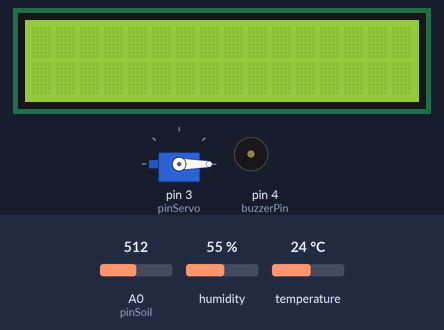
The sketch below on a simulated Arduino Uno, built with avr-gcc and run on an emulated ATmega328P. Parts: 16×2 character LCD, servo, buzzer (waves = sounding). The test bench sets the inputs (shaded band); at power-on: humidity 55 %, A0 (pinSoil) = 512, temperature 24 °C. What the sketch prints to the serial monitor is not drawn.

Above: at 1.2 s.
1.3 s: humidity set to 69 %
At 4.5 s:
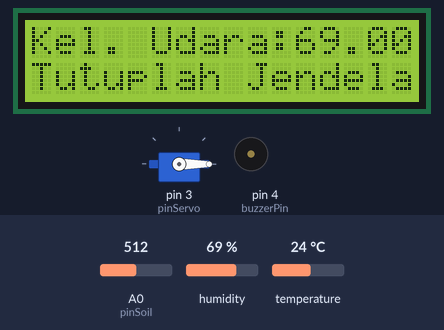
5.6 s: humidity set to 72 %
At 9.3 s:
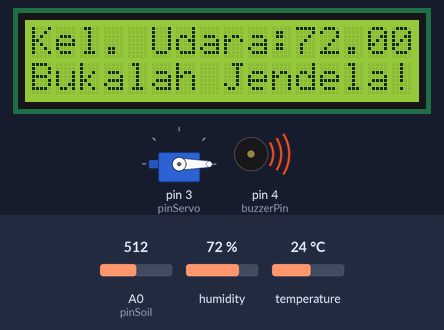
9.7 s: A0 (pinSoil) set to 908
12.5 s: A0 (pinSoil) set to 929
At 15.1 s:
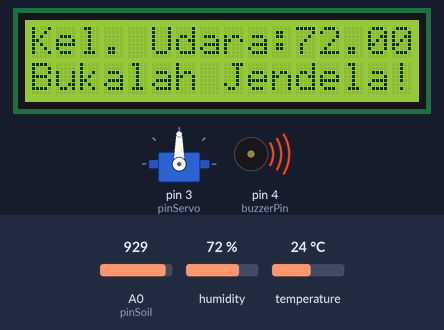
15.9 s: humidity set to 22 %
At 19.0 s:
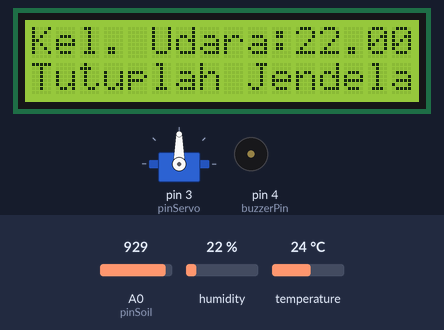
Timing chart, 0 to 20.5 s (numbered marks = the images above; inputs shaded):
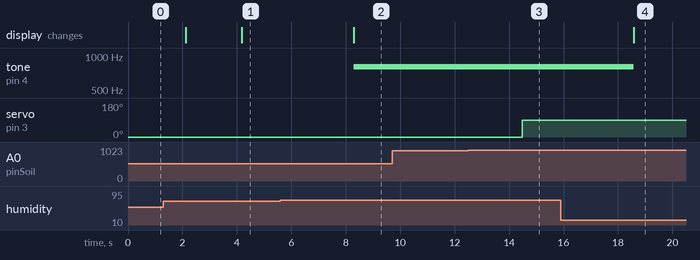

Measured:
- the behaviour switches between 70 and 71 % on humidity (found by bisection; images 1 and 2)
- the behaviour switches between 920 and 921 on A0 (pinSoil) (found by bisection; images 2 and 3)
- after the input at 1.3 s, the display: first differs from a run without the input after 2.9 s (image 1)
- after the input at 5.6 s, tone on pin 4 (buzzerPin): silent → 800 Hz after 2.7 s; the display: changes after 2.7 s (image 2)
- after the input at 9.7 s, every drawn part: stays the same
- after the input at 12.5 s, servo on pin 3 (pinServo): 0° → 90° after 2.0 s
- after the input at 15.9 s, tone on pin 4 (buzzerPin): 800 Hz → silent after 2.7 s; the display: changes after 2.7 s (image 4)

The sketch:

SmartFraming.ino
```cpp
#include <Servo.h>
#include <DHT.h>
#include <LiquidCrystal_I2C.h>

#define DHTPIN 5
const int pinServo = 3;
const int pinSoil = A0;
#define DHTTYPE DHT11
DHT dht(DHTPIN, DHTTYPE);
Servo myservo;
LiquidCrystal_I2C lcd(0x27, 16, 2);
#define buzzerPin 4

void setup() {
  lcd.backlight();
  Serial.begin(9600);
  dht.begin();
  lcd.init();
  myservo.attach(pinServo);
  myservo.write(0);
}

void loop() {
  float pembacaan = analogRead(pinSoil);
  float kelembapanTanah = (100 - ((pembacaan/1023.00)*100));
  float kelembapanUdara = dht.readHumidity();
  Serial.print("Kelembapan tanah: ");
  Serial.println(kelembapanTanah);
  Serial.print("Kelembapan udara: ");
  Serial.println(kelembapanUdara);

  if (kelembapanTanah < 10){
    myservo.write(90);
    Serial.println("Kran terbuka");
  } else {
    myservo.write(0);
    Serial.println("Kran tertutup");
  }

  delay(2000);
  lcd.setCursor(0,0);

  if (kelembapanUdara > 70){
    lcd.print("Kel. Udara:");
    lcd.print(kelembapanUdara);
    lcd.print((char)223);
    lcd.setCursor(0, 1);
    lcd.print("Bukalah Jendela!");
    tone(buzzerPin, 800);
  } else {
    lcd.print("Kel. Udara:");
    lcd.print(kelembapanUdara);
    lcd.print((char)223);
    lcd.setCursor(0, 1);
    lcd.print("Tutuplah Jendela!");
    noTone(buzzerPin);
  }
}
```
